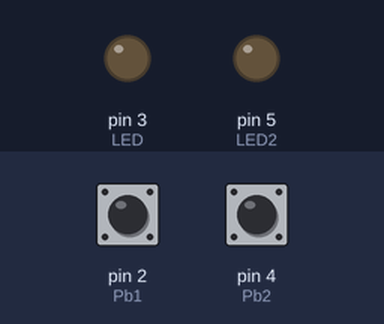
A sketch run on a simulated Arduino Uno, built with avr-gcc and run on an emulated ATmega328P. On the bench: output pins drawn as LEDs (lit = HIGH). Dashed ring = blinking. Inputs (shaded band) come from the test bench; at power-on: pin 2 (Pb1) HIGH, pin 4 (Pb2) HIGH.

Above: at 1.2 s.
1.3 s: pin 2 (Pb1) pulled LOW for 1 s
At 1.55 s:
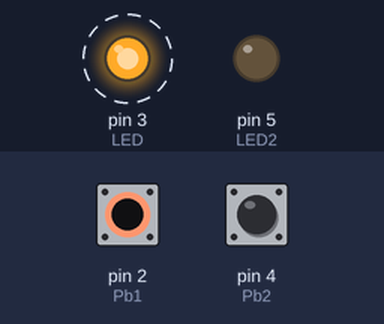
4.3 s: pin 2 (Pb1) pulled LOW for 3.2 s
At 7.9 s:
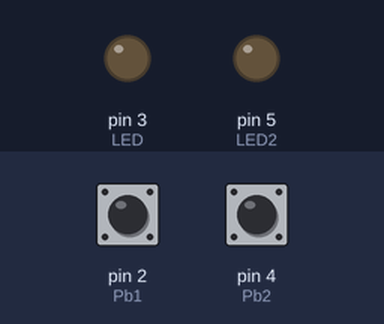
Timing chart, 0 to 9.4 s (numbered marks = the images above; inputs shaded):
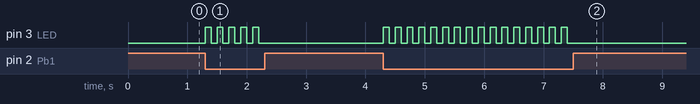

The sketch:

While_Buzzer.ino
```cpp
int Pb1 = 2;
int Pb2 = 4;
int LED = 3;
int LED2 = 5;
int Pb3 = 6;
void setup() {
  // put your setup code here, to run once:
pinMode (LED,OUTPUT);
pinMode (Pb1,INPUT_PULLUP);
pinMode (Pb2, INPUT_PULLUP);
pinMode (LED2, OUTPUT);
pinMode (Pb3, INPUT);

}

void loop() {
  if(digitalRead(Pb1)==0){
    digitalWrite(LED,1);
    delay(100);
    digitalWrite(LED,0);
    delay(100);
  }
    if(digitalRead(Pb2)==0){

    digitalWrite (LED,0);

    }
  }
```

Measured:
- after the input at 1.3 s, pin 3 (LED): alternates HIGH for 0.10 s and LOW for 0.10 s, 10 changes in all, then stays LOW, starting at once
- after the input at 4.3 s, pin 3 (LED): alternates HIGH for 0.10 s and LOW for 0.10 s, 32 changes in all, then stays LOW, starting at once
